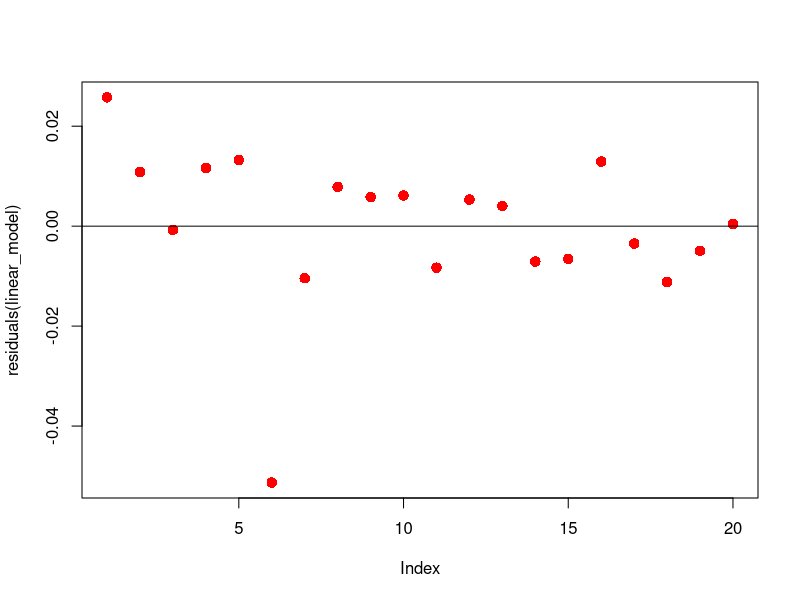

Generate this figure with R:
## ---- chunk 1
# read the data
cables_data<-read.csv("Data/CablesDataset.csv")
head(cables_data)
## ---- chunk 2
# fit the linear model

linear_model<-lm(Failure.Time ~ Material.Type + Rainfall,data =
cables_data)


## ---- chunk 3
# output the linear model fit summary statistics
summary(linear_model)
## ---- chunk 4
coef(linear_model)
## ---- chunk 5
confint(linear_model)
## ---- chunk 6
# obtain the residuals

residuals(linear_model)

## ---- chunk 7
# obtain the largest residuals 

which.max( residuals(linear_model) ) 

## ---- chunk 8
# obtain the largest residuals

which.max( abs ( residuals(linear_model) ) )

## ---- chunk 9
# plot the residuals

plot(residuals(linear_model),
      pch=16,col="red",cex=1.4)

abline(h=0)

## ---- chunk 10
# remove data point 6 and redefine the dataset

cables_data2 <- cables_data[-6,]

## ---- chunk 11
# refit the linear model

linear_model2 <- lm(Failure.Time~Material.Type + Rainfall,
    data = cables_data2)


## ---- chunk 12
summary(linear_model2)
## ---- chunk 13
# fit a Gamma GLM
gfit<-glm(Failure.Time~Material.Type+Rainfall,
        family= Gamma(link=inverse), 
        data = cables_data2)
## ---- chunk 14
summary(gfit)

## ---- chunk 15
coef(gfit)
## ---- chunk 16
# review the model fit
summary(gfit)
